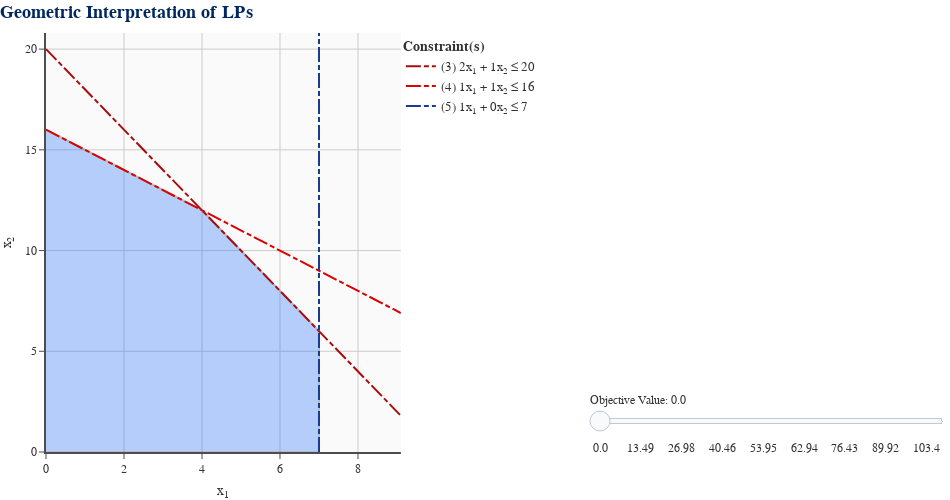

Here is the notebook cell this chart was saved with:
### Markdown cell above
The function `lp_visual()` takes an LP and returns a visualization. We then use the `.show()` function to display the visualiazation.

### Code cell
lp_visual(lp).show()

### Figure 1 — Plotly figure (JSON) as saved in the notebook; plotly's stock layout.template omitted (floating-point values rounded to 4 significant figures)
{"data": [{"hoverinfo": "skip", "marker": {"color": "white", "opacity": 1e-07, "size": 0}, "mode": "markers", "showlegend": false, "type": "scatter", "x": [9.1], "y": [20.8]}, {"fill": "toself", "fillcolor": "#1469FE", "hoverinfo": "none", "line": {"color": "#00285F", "width": 2}, "mode": "lines", "opacity": 0.3, "showlegend": false, "type": "scatter", "x": [0, 7, 7, 4, 0], "y": [0, 0, 6, 12, 16]}, {"hoverinfo": "skip", "line": {"color": "#A90C0C", "dash": "15,3,5,3", "width": 2}, "mode": "lines", "name": "(3) 2x<sub>1</sub> + 1x<sub>2</sub> ≤ 20", "showlegend": true, "type": "scatter", "visible": true, "x": [0, 9.1], "y": [20, 1.8]}, {"hoverinfo": "skip", "line": {"color": "#DC0000", "dash": "15,3,5,3", "width": 2}, "mode": "lines", "name": "(4) 1x<sub>1</sub> + 1x<sub>2</sub> ≤ 16", "showlegend": true, "type": "scatter", "visible": true, "x": [0, 9.1], "y": [16, 6.9]}, {"hoverinfo": "skip", "line": {"color": "#173D90", "dash": "15,3,5,3", "width": 2}, "mode": "lines", "name": "(5) 1x<sub>1</sub> + 0x<sub>2</sub> ≤ 7", "showlegend": true, "type": "scatter", "visible": true, "x": [7, 7], "y": [0, 20.8]}, {"hoverinfo": "text", "hoverlabel": {"bgcolor": "#FAFAFA", "bordercolor": "#323232", "font": {"color": "#323232", "family": "Arial"}}, "marker": {"color": "gray", "opacity": 1e-07, "size": 20}, "mode": "markers", "showlegend": false, "text": ["<b>BFS</b>: (0, 0, 20, 16, 7)<br><b>B</b>: (3, 4, 5)<br><b>Obj</b>: 0", "<b>BFS</b>: (0, 16, 4, 0, 7)<br><b>B</b>: (2, 3, 5)<br><b>Obj</b>: 48", "<b>BFS</b>: (4, 12, 0, 0, 3)<br><b>B</b>: (1, 2, 5)<br><b>Obj</b>: 56", "<b>BFS</b>: (7, 0, 6, 9, 0)<br><b>B</b>: (1, 3, 4)<br><b>Obj</b>: 35", "<b>BFS</b>: (7, 6, 0, 3, 0)<br><b>B</b>: (1, 2, 4)<br><b>Obj</b>: 53"], "type": "scatter", "x": [0, 0, 4, 7, 7], "y": [0, 16, 12, 0, 6]}, {"hoverinfo": "skip", "line": {"color": "red", "width": 4}, "mode": "lines", "showlegend": false, "type": "scatter", "visible": false, "x": [0, 9.1], "y": [0, -15.17]}, {"hoverinfo": "skip", "line": {"color": "red", "width": 4}, "mode": "lines", "showlegend": false, "type": "scatter", "visible": false, "x": [0, 9.1], "y": [1.5, -13.67]}, {"hoverinfo": "skip", "line": {"color": "red", "width": 4}, "mode": "lines", "showlegend": false, "type": "scatter", "visible": false, "x": [0, 9.1], "y": [2.997, -12.17]}, {"hoverinfo": "skip", "line": {"color": "red", "width": 4}, "mode": "lines", "showlegend": false, "type": "scatter", "visible": false, "x": [0, 9.1], "y": [4.497, -10.67]}, {"hoverinfo": "skip", "line": {"color": "red", "width": 4}, "mode": "lines", "showlegend": false, "type": "scatter", "visible": false, "x": [0, 9.1], "y": [5.993, -9.173]}, {"hoverinfo": "skip", "line": {"color": "red", "width": 4}, "mode": "lines", "showlegend": false, "type": "scatter", "visible": false, "x": [0, 9.1], "y": [7.493, -7.673]}, {"hoverinfo": "skip", "line": {"color": "red", "width": 4}, "mode": "lines", "showlegend": false, "type": "scatter", "visible": false, "x": [0, 9.1], "y": [8.993, -6.173]}, {"hoverinfo": "skip", "line": {"color": "red", "width": 4}, "mode": "lines", "showlegend": false, "type": "scatter", "visible": false, "x": [0, 9.1], "y": [10.49, -4.677]}, {"hoverinfo": "skip", "line": {"color": "red", "width": 4}, "mode": "lines", "showlegend": false, "type": "scatter", "visible": false, "x": [0, 9.1], "y": [11.99, -3.177]}, {"hoverinfo": "skip", "line": {"color": "red", "width": 4}, "mode": "lines", "showlegend": false, "type": "scatter", "visible": false, "x": [0, 9.1], "y": [13.49, -1.68]}, {"hoverinfo": "skip", "line": {"color": "red", "width": 4}, "mode": "lines", "showlegend": false, "type": "scatter", "visible": false, "x": [0, 9.1], "y": [14.99, -0.18]}, {"hoverinfo": "skip", "line": {"color": "red", "width": 4}, "mode": "lines", "showlegend": false, "type": "scatter", "visible": false, "x": [0, 9.1], "y": [16.48, 1.317]}, {"hoverinfo": "skip", "line": {"color": "red", "width": 4}, "mode": "lines", "showlegend": false, "type": "scatter", "visible": false, "x": [0, 9.1], "y": [17.98, 2.817]}, {"hoverinfo": "skip", "line": {"color": "red", "width": 4}, "mode": "lines", "showlegend": false, "type": "scatter", "visible": false, "x": [0, 9.1], "y": [18.67, 3.5]}, {"hoverinfo": "skip", "line": {"color": "red", "width": 4}, "mode": "lines", "showlegend": false, "type": "scatter", "visible": false, "x": [0, 9.1], "y": [19.48, 4.317]}, {"hoverinfo": "skip", "line": {"color": "red", "width": 4}, "mode": "lines", "showlegend": false, "type": "scatter", "visible": false, "x": [0, 9.1], "y": [20.98, 5.813]}, {"hoverinfo": "skip", "line": {"color": "red", "width": 4}, "mode": "lines", "showlegend": false, "type": "scatter", "visible": false, "x": [0, 9.1], "y": [22.48, 7.313]}, {"hoverinfo": "skip", "line": {"color": "red", "width": 4}, "mode": "lines", "showlegend": false, "type": "scatter", "visible": false, "x": [0, 9.1], "y": [23.98, 8.81]}, {"hoverinfo": "skip", "line": {"color": "red", "width": 4}, "mode": "lines", "showlegend": false, "type": "scatter", "visible": false, "x": [0, 9.1], "y": [25.48, 10.31]}, {"hoverinfo": "skip", "line": {"color": "red", "width": 4}, "mode": "lines", "showlegend": false, "type": "scatter", "visible": false, "x": [0, 9.1], "y": [26.98, 11.81]}, {"hoverinfo": "skip", "line": {"color": "red", "width": 4}, "mode": "lines", "showlegend": false, "type": "scatter", "visible": false, "x": [0, 9.1], "y": [28.47, 13.31]}, {"hoverinfo": "skip", "line": {"color": "red", "width": 4}, "mode": "lines", "showlegend": false, "type": "scatter", "visible": false, "x": [0, 9.1], "y": [29.97, 14.81]}, {"hoverinfo": "skip", "line": {"color": "red", "width": 4}, "mode": "lines", "showlegend": false, "type": "scatter", "visible": false, "x": [0, 9.1], "y": [31.47, 16.3]}, {"hoverinfo": "skip", "line": {"color": "red", "width": 4}, "mode": "lines", "showlegend": false, "type": "scatter", "visible": false, "x": [0, 9.1], "y": [32.97, 17.8]}, {"hoverinfo": "skip", "line": {"color": "red", "width": 4}, "mode": "lines", "showlegend": false, "type": "scatter", "visible": false, "x": [0, 9.1], "y": [34.47, 19.3]}, {"hoverinfo": "skip", "line": {"color": "red", "width": 4}, "mode": "lines", "showlegend": false, "type": "scatter", "visible": false, "x": [0, 9.1], "y": [35.97, 20.8]}], "layout": {"font": {"color": "#323232", "family": "Arial"}, "height": 500, "legend": {"font": {"size": 13}, "title": {"font": {"size": 14}, "text": "<b>Constraint(s)</b>"}, "x": 0.3947, "xanchor": "left", "y": 1, "yanchor": "top"}, "margin": {"b": 0, "l": 0, "r": 0, "t": 33}, "paper_bgcolor": "white", "plot_bgcolor": "#FAFAFA", "scene": {"aspectmode": "cube", "xaxis": {"gridcolor": "#CCCCCC", "gridwidth": 1, "linecolor": "#4D4D4D", "linewidth": 2, "range": [0, 9.1], "rangemode": "tozero", "showspikes": false, "tickcolor": "#4D4D4D", "ticks": "outside"}, "yaxis": {"gridcolor": "#CCCCCC", "gridwidth": 1, "linecolor": "#4D4D4D", "linewidth": 2, "range": [0, 20.8], "rangemode": "tozero", "showspikes": false, "tickcolor": "#4D4D4D", "ticks": "outside"}, "zaxis": {"gridcolor": "#CCCCCC", "gridwidth": 1, "linecolor": "#4D4D4D", "linewidth": 2, "rangemode": "tozero", "showspikes": false, "tickcolor": "#4D4D4D", "ticks": "outside"}}, "sliders": [{"active": 0, "currentvalue": {"prefix": "Objective Value: "}, "len": 0.4, "lenmode": "fraction", "pad": {"b": 0, "l": 0, "r": 0, "t": 50}, "steps": [{"args": [{"visible": [null, null, true, true, true, null, true, false, false, false, false, false, false, false, false, false, false, false, false, false, false, false, false, false, false, false, false, false, false, false, false, false]}], "label": "0.0", "method": "update"}, {"args": [{"visible": [null, null, true, true, true, null, false, true, false, false, false, false, false, false, false, false, false, false, false, false, false, false, false, false, false, false, false, false, false, false, false, false]}], "label": "4.5", "method": "update"}, {"args": [{"visible": [null, null, true, true, true, null, false, false, true, false, false, false, false, false, false, false, false, false, false, false, false, false, false, false, false, false, false, false, false, false, false, false]}], "label": "8.99", "method": "update"}, {"args": [{"visible": [null, null, true, true, true, null, false, false, false, true, false, false, false, false, false, false, false, false, false, false, false, false, false, false, false, false, false, false, false, false, false, false]}], "label": "13.49", "method": "update"}, {"args": [{"visible": [null, null, true, true, true, null, false, false, false, false, true, false, false, false, false, false, false, false, false, false, false, false, false, false, false, false, false, false, false, false, false, false]}], "label": "17.98", "method": "update"}, {"args": [{"visible": [null, null, true, true, true, null, false, false, false, false, false, true, false, false, false, false, false, false, false, false, false, false, false, false, false, false, false, false, false, false, false, false]}], "label": "22.48", "method": "update"}, {"args": [{"visible": [null, null, true, true, true, null, false, false, false, false, false, false, true, false, false, false, false, false, false, false, false, false, false, false, false, false, false, false, false, false, false, false]}], "label": "26.98", "method": "update"}, {"args": [{"visible": [null, null, true, true, true, null, false, false, false, false, false, false, false, true, false, false, false, false, false, false, false, false, false, false, false, false, false, false, false, false, false, false]}], "label": "31.47", "method": "update"}, {"args": [{"visible": [null, null, true, true, true, null, false, false, false, false, false, false, false, false, true, false, false, false, false, false, false, false, false, false, false, false, false, false, false, false, false, false]}], "label": "35.97", "method": "update"}, {"args": [{"visible": [null, null, true, true, true, null, false, false, false, false, false, false, false, false, false, true, false, false, false, false, false, false, false, false, false, false, false, false, false, false, false, false]}], "label": "40.46", "method": "update"}, {"args": [{"visible": [null, null, true, true, true, null, false, false, false, false, false, false, false, false, false, false, true, false, false, false, false, false, false, false, false, false, false, false, false, false, false, false]}], "label": "44.96", "method": "update"}, {"args": [{"visible": [null, null, true, true, true, null, false, false, false, false, false, false, false, false, false, false, false, true, false, false, false, false, false, false, false, false, false, false, false, false, false, false]}], "label": "49.45", "method": "update"}, {"args": [{"visible": [null, null, true, true, true, null, false, false, false, false, false, false, false, false, false, false, false, false, true, false, false, false, false, false, false, false, false, false, false, false, false, false]}], "label": "53.95", "method": "update"}, {"args": [{"visible": [null, null, true, true, true, null, false, false, false, false, false, false, false, false, false, false, false, false, false, true, false, false, false, false, false, false, false, false, false, false, false, false]}], "label": "56.0", "method": "update"}, {"args": [{"visible": [null, null, true, true, true, null, false, false, false, false, false, false, false, false, false, false, false, false, false, false, true, false, false, false, false, false, false, false, false, false, false, false]}], "label": "58.45", "method": "update"}, {"args": [{"visible": [null, null, true, true, true, null, false, false, false, false, false, false, false, false, false, false, false, false, false, false, false, true, false, false, false, false, false, false, false, false, false, false]}], "label": "62.94", "method": "update"}, {"args": [{"visible": [null, null, true, true, true, null, false, false, false, false, false, false, false, false, false, false, false, false, false, false, false, false, true, false, false, false, false, false, false, false, false, false]}], "label": "67.44", "method": "update"}, {"args": [{"visible": [null, null, true, true, true, null, false, false, false, false, false, false, false, false, false, false, false, false, false, false, false, false, false, true, false, false, false, false, false, false, false, false]}], "label": "71.93", "method": "update"}, {"args": [{"visible": [null, null, true, true, true, null, false, false, false, false, false, false, false, false, false, false, false, false, false, false, false, false, false, false, true, false, false, false, false, false, false, false]}], "label": "76.43", "method": "update"}, {"args": [{"visible": [null, null, true, true, true, null, false, false, false, false, false, false, false, false, false, false, false, false, false, false, false, false, false, false, false, true, false, false, false, false, false, false]}], "label": "80.93", "method": "update"}, {"args": [{"visible": [null, null, true, true, true, null, false, false, false, false, false, false, false, false, false, false, false, false, false, false, false, false, false, false, false, false, true, false, false, false, false, false]}], "label": "85.42", "method": "update"}, {"args": [{"visible": [null, null, true, true, true, null, false, false, false, false, false, false, false, false, false, false, false, false, false, false, false, false, false, false, false, false, false, true, false, false, false, false]}], "label": "89.92", "method": "update"}, {"args": [{"visible": [null, null, true, true, true, null, false, false, false, false, false, false, false, false, false, false, false, false, false, false, false, false, false, false, false, false, false, false, true, false, false, false]}], "label": "94.41", "method": "update"}, {"args": [{"visible": [null, null, true, true, true, null, false, false, false, false, false, false, false, false, false, false, false, false, false, false, false, false, false, false, false, false, false, false, false, true, false, false]}], "label": "98.91", "method": "update"}, {"args": [{"visible": [null, null, true, true, true, null, false, false, false, false, false, false, false, false, false, false, false, false, false, false, false, false, false, false, false, false, false, false, false, false, true, false]}], "label": "103.4", "method": "update"}, {"args": [{"visible": [null, null, true, true, true, null, false, false, false, false, false, false, false, false, false, false, false, false, false, false, false, false, false, false, false, false, false, false, false, false, false, true]}], "label": "107.9", "method": "update"}], "tickcolor": "white", "ticklen": 0, "x": 0.6053, "xanchor": "left", "y": 0.01, "yanchor": "bottom"}], "title": {"font": {"color": "#00285F", "size": 18}, "text": "<b>Geometric Interpretation of LPs</b>", "x": 0, "xanchor": "left", "y": 0.99, "yanchor": "top"}, "width": 950, "xaxis": {"anchor": "y", "domain": [0, 0.3947], "gridcolor": "#CCCCCC", "gridwidth": 1, "linecolor": "#4D4D4D", "linewidth": 2, "range": [0, 9.1], "rangemode": "tozero", "showspikes": false, "tickcolor": "#4D4D4D", "ticks": "outside", "title": {"text": "x<sub>1</sub>"}}, "yaxis": {"anchor": "x", "domain": [0, 1], "gridcolor": "#CCCCCC", "gridwidth": 1, "linecolor": "#4D4D4D", "linewidth": 2, "range": [0, 20.8], "rangemode": "tozero", "showspikes": false, "tickcolor": "#4D4D4D", "ticks": "outside", "title": {"text": "x<sub>2</sub>"}}}}
